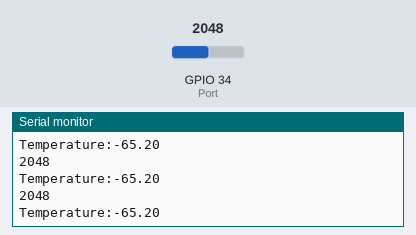
A sketch run on a simulated ESP32. Shown: the last lines printed to the serial monitor. The test bench sets the inputs (shaded band); at power-on: GPIO 34 (Port) = 2048. WiFi joins after 1.5 s; servers stay silent unless stated.

Above: at 2.7 s.
2.8 s: GPIO 34 (Port) set to 2866
At 3.21 s:
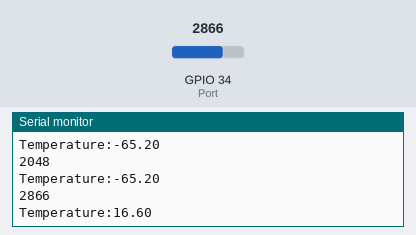
4.3 s: GPIO 34 (Port) set to 3603
At 4.41 s:
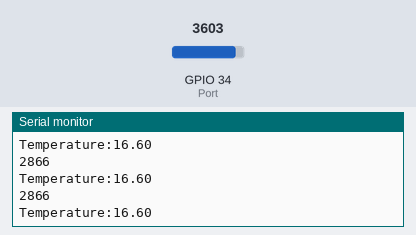
Timing chart, 0 to 7.3 s (numbered marks = the images above; inputs shaded):
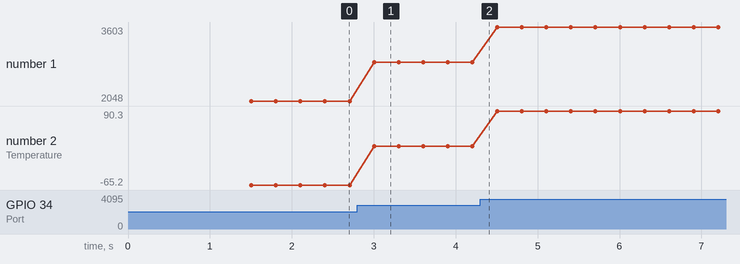

Measured:
- after the input at 2.8 s, the serial monitor: prints a new line after 0.20 s (image 1)
- plotted number 1: 2048 → 2866 after the input at 2.8 s, 2866 → 3603 after the input at 4.3 s
- plotted number 2: -65.2 → 16.6 after the input at 2.8 s, 16.6 → 90.3 after the input at 4.3 s

The sketch:

dumb_reader.ino
```cpp
#include <WiFi.h>

const char* ssid = "dreamteam";
const char* password = "79397939";
const char* server_ip = "10.10.10.10";

WiFiClient client;

const int Port = 34;

String esp_id = "1";
int counter = 0;

void setup() {
  Serial.begin(9600);
  Serial.print("Connecting to ");
  Serial.println(ssid);
  WiFi.begin(ssid, password);

  while (WiFi.status() != WL_CONNECTED) {
    delay(500);
    Serial.print(".");
  }

}

void loop() {

  int analogSignal = analogRead(Port);
  Serial.println(analogSignal);
  String temperature = String(get_temperature(analogSignal));

  String data = esp_id + ";" + "-1" + ";" + "-1" + ";" + temperature;
  send_data(data);
  delay(100);
}


float get_temperature(float signal){
  //float temperature = ((signal - 1730) / 1000) / 0.01;
  float temperature = signal / 10 - 270;
  //float temperature = (signal/10) - 273;
  Serial.print("Temperature:");
  Serial.println(temperature);

  return temperature;
}


void send_data(String info) {
  if (!client.connect(server_ip, 35353)) {
    Serial.println("Connection failed");
  }
  client.println(info);
}
```
